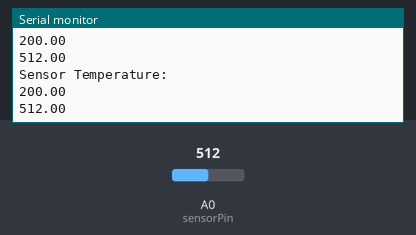
The sketch below on a simulated Arduino Uno, built with avr-gcc and run on an emulated ATmega328P. On the bench: the last lines printed to the serial monitor. The test bench sets the inputs (shaded band); at power-on: A0 (sensorPin) = 512.

Above: at 1.3 s.
1.4 s: A0 (sensorPin) set to 716
At 1.83 s:
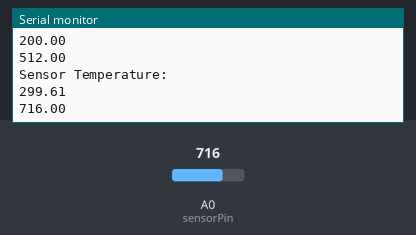
2.9 s: A0 (sensorPin) set to 900
At 3.33 s:
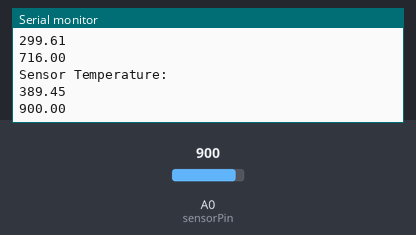
Timing chart, 0 to 5.9 s (numbered marks = the images above; inputs shaded):
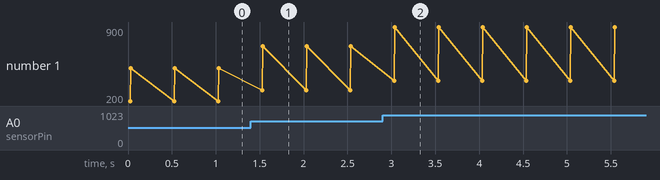

The sketch:

temperature_speaker.ino
```cpp
const int sensorPin = A0;
const float constVoltagePerBit = 5/1024.0;


void setup() {
  // put your setup code here, to run once:
  Serial.begin(9600);
}

void loop() {
  float sensorVal = analogRead(sensorPin);
  float temperature = (sensorVal * constVoltagePerBit)*100.0 - 50.0;

  Serial.println("Sensor Temperature: ");
  Serial.println(temperature);

  Serial.println(sensorVal);


  delay(500);
}
```

Measured:
- after the input at 1.4 s, the serial monitor: prints a new line after 0.13 s (image 1)
- after the input at 2.9 s, the serial monitor: prints a new line after 0.13 s (image 2)
- plotted number 1: 512 → 716 after the input at 1.4 s, 716 → 900 after the input at 2.9 s
